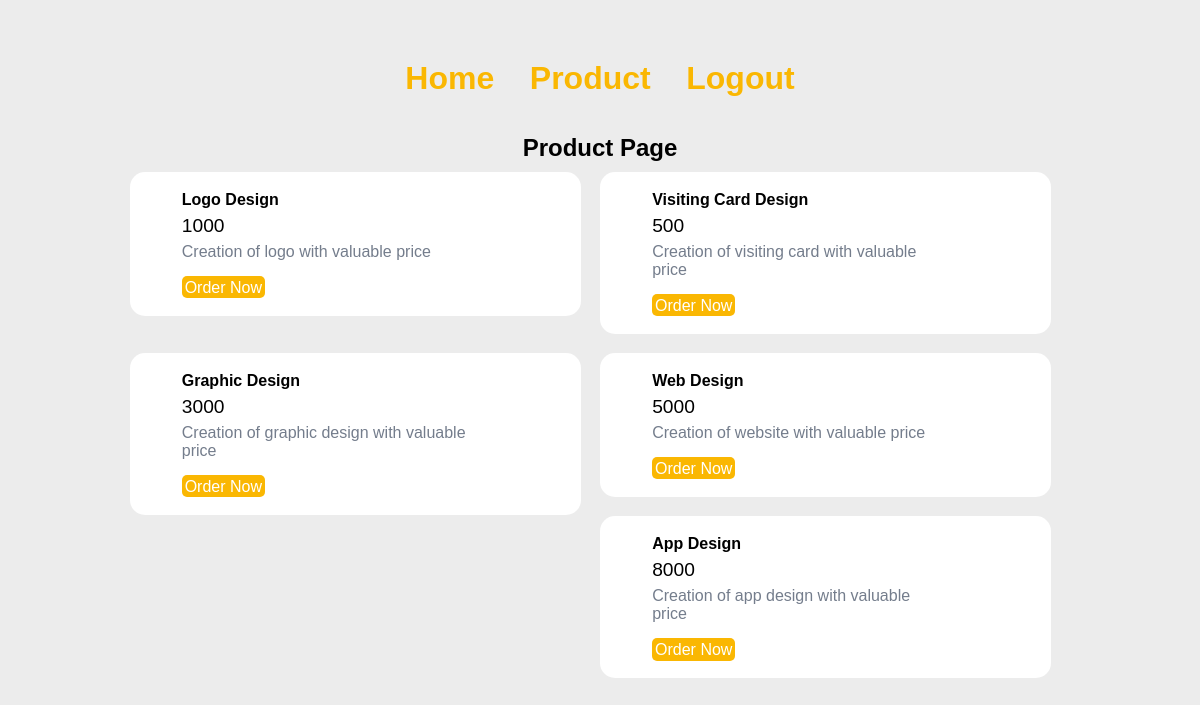
The page /product.php on the database its author committed.
### tables this page shows
CREATE TABLE `product` (
  `ID` int(11) NOT NULL,
  `pName` varchar(100) NOT NULL,
  `pPrice` varchar(15) NOT NULL,
  `pDesc` text NOT NULL
);

### product.php (the view, shortened to what this page needs)
<!DOCTYPE html>
<html lang="en">
<head>
    <link rel="stylesheet" href="product style.css">
</head>
<body>
    <section class="product">
        <div class="container">
        <h2 class="text-center">  <a href="welcome.php">Home</a> &nbsp;&nbsp;
            <a href="product.php">Product</a> &nbsp;&nbsp;
            <a href="logout.php">Logout</a>
            </h2>
            <br>
            <h1 class="text-center">Product Page</h1>
            <?php
                require 'config.php';
                $query="SELECT * FROM product ";
                $query_run=mysqli_query($conn,$query);
                $check_product=mysqli_num_rows($query_run)>0;
                if($check_product){
                    while($row=mysqli_fetch_array($query_run))
                    {
                    ?>
                    <div class="product-box">
                        <div class="product-desc">
                            <h4><?php echo $row['pName']; ?></h4>
                            <p class="product-price"><?php echo $row['pPrice']; ?></p>
                            <p class="product-detail">
                            <?php echo $row['pDesc']; ?>
                            </p>
                            <br>
                            <a href="#" class="btn btn-primary">Order Now</a>
                        </div>
                    </div>
                    <?php
                    }
                }
                else{
                    echo"No Product Found!!!";
                }
            ?>
        </div>
    </section>
</body>
</html>

### product style.css (style rules this page uses)
* { margin: 0 0; padding: 0 0; font-family: Arial, Helvetica, sans-serif; }
.container { width: 80%; margin: 0 auto; padding: 1%; }
.text-center { text-align: center; }
a { color: #FAB702; text-decoration: none; }
.btn { padding: 1%; border: none; font-size: 1rem; border-radius: 5px; }
.btn-primary { background-color: #FAB702; color: white; cursor: pointer; }
h2 { color: #2f3542; font-size: 2rem; margin-bottom: 2%; }
.product { background-color: #ececec; padding: 4% 0; }
.product-box { width: 43%; margin: 1%; padding: 2%; float: left; background-color: white; border-radius: 15px; }
.product-desc { width: 70%; float: left; margin-left: 8%; }
.product-price { font-size: 1.2rem; margin: 2% 0; }
.product-detail { font-size: 1rem; color: #747d8c; }

### rows shown on the page
product: pName "Logo Design", pPrice "1000", pDesc "Creation of logo with valuable price"
product: pName "Visiting Card Design", pPrice "500", pDesc "Creation of visiting card with valuable price"
product: pName "Graphic Design", pPrice "3000", pDesc "Creation of graphic design with valuable price"
product: pName "Web Design", pPrice "5000", pDesc "Creation of website with valuable price"
product: pName "App Design", pPrice "8000", pDesc "Creation of app design with valuable price"
